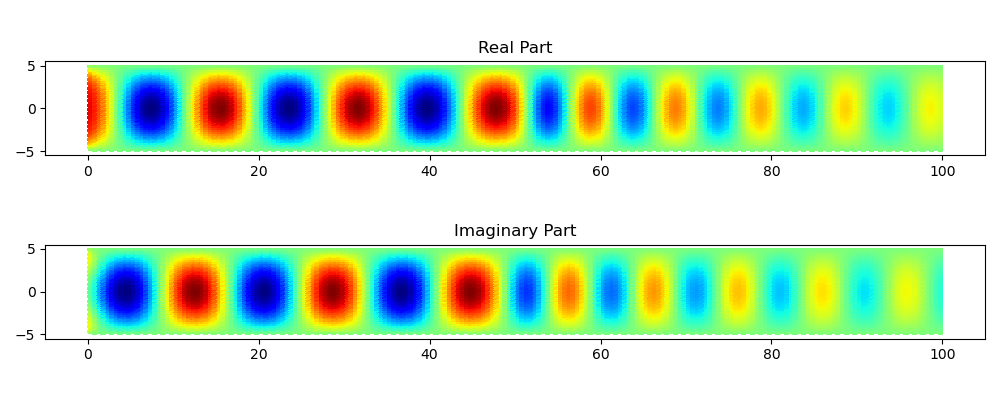

This chart was generated by the following Python code:
import skfem
from skfem_helimi import Helmholtz, get_curvature
import numpy as np
import gmsh


def make_mesh(plane: str = 'h'):
    meshsize = 1.0

    gmsh.initialize()
    gmsh.model.add('Waveguide')

    tag_pt0 = gmsh.model.geo.addPoint(0, -5, 0, meshSize=meshsize)
    tag_pt1 = gmsh.model.geo.addPoint(100, -5, 0, meshSize=meshsize)
    tag_pt2 = gmsh.model.geo.addPoint(100, 5, 0, meshSize=meshsize)
    tag_pt3 = gmsh.model.geo.addPoint(0, 5, 0, meshSize=meshsize)

    tag_line0 = gmsh.model.geo.addLine(tag_pt0, tag_pt1)
    tag_line1 = gmsh.model.geo.addLine(tag_pt1, tag_pt2)
    tag_line2 = gmsh.model.geo.addLine(tag_pt2, tag_pt3)
    tag_line3 = gmsh.model.geo.addLine(tag_pt3, tag_pt0)

    tag_loop = gmsh.model.geo.addCurveLoop(
        [tag_line0, tag_line1, tag_line2, tag_line3])
    tag_surf = gmsh.model.geo.addPlaneSurface([tag_loop])

    gmsh.model.geo.addPhysicalGroup(2, [tag_surf], name='air')
    gmsh.model.geo.addPhysicalGroup(1, [tag_line0, tag_line2], name='plastic')

    gmsh.model.geo.synchronize()
    gmsh.model.mesh.generate(2)
    gmsh.fltk.run()
    gmsh.option.setNumber("Mesh.MshFileVersion", 2.2)
    gmsh.write(f'skfem_waveguide.msh')
    gmsh.finalize()


make_mesh()
# x_pts = np.linspace(0, 100, 101)
# y_pts = np.linspace(-5, 5, 21)
# mesh = skfem.MeshTri.init_tensor(x_pts, y_pts)
# mesh = mesh.with_subdomains({'air': lambda x: x[0] < 50,
#                             'plastic': lambda x: x[0] >= 50})
# mesh = mesh.with_boundaries({'bound_xmin': lambda x: np.isclose(x[0], x_pts[0]),
#                             'bound_xmax': lambda x: np.isclose(x[0], x_pts[-1]),
#                             'bound_ymin': lambda x: np.isclose(x[1], y_pts[0]),
#                             'bound_ymax': lambda x: np.isclose(x[1], y_pts[-1])})

mesh = skfem.Mesh.load(f'skfem_waveguide.msh')
element = skfem.ElementTriP2()
fem = Helmholtz(mesh, element)

unit = 1e-3
k0 = 0.5
eps_air = 1
mu_air = 1
eps_plastic = 2 - 0.1j
mu_plastic = 1

print('\nAssembly...')
fem.assemble_subdomains(alpha={'air': 1 / mu_air,
                               'plastic': 1 / mu_plastic},
                        beta={'air': -1 * k0 ** 2 * eps_air,
                              'plastic': -1 * k0 ** 2 * eps_plastic},
                        f={'air': 0,
                           'plastic': 0})

fem.assemble_boundaries_dirichlet(value={'bound_ymin': 0,
                                         'bound_ymax': 0})

fem.assemble_boundaries_3rd(gamma={'bound_xmin': 1 / mu_air * 1j * k0,
                                   'bound_xmax': 1 / mu_plastic * 1j * k0},
                            q={'bound_xmin': 1 / mu_air * 2j * k0,
                               'bound_xmax': 0})
print('\nSolving...')
from timeit import default_timer as timer
t1 = timer()
fem.solve()
t2 = timer()
print(f'Solving took {t2 - t1:.3f} s\n')

from skfem.visuals.matplotlib import plot
import matplotlib.pyplot as mplt

fig, ax = mplt.subplots(2, 1, figsize=(10, 4))
plot(fem.basis, fem.phi_re, ax=ax[0])
plot(fem.basis, fem.phi_im, ax=ax[1])
ax[0].set_aspect(1)
ax[1].set_aspect(1)
ax[0].set_title('Real Part')
ax[1].set_title('Imaginary Part')
mplt.tight_layout()
mplt.savefig('skfem_waveguide.png')
mplt.close()
